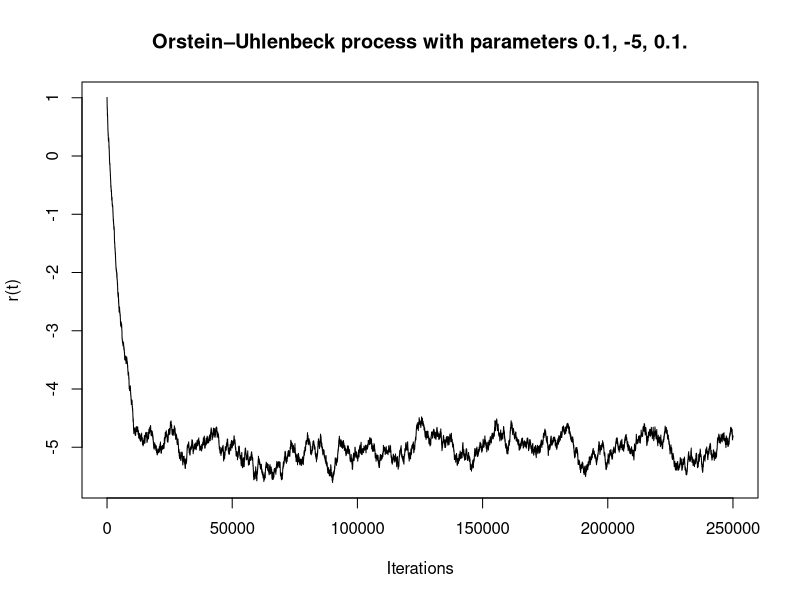
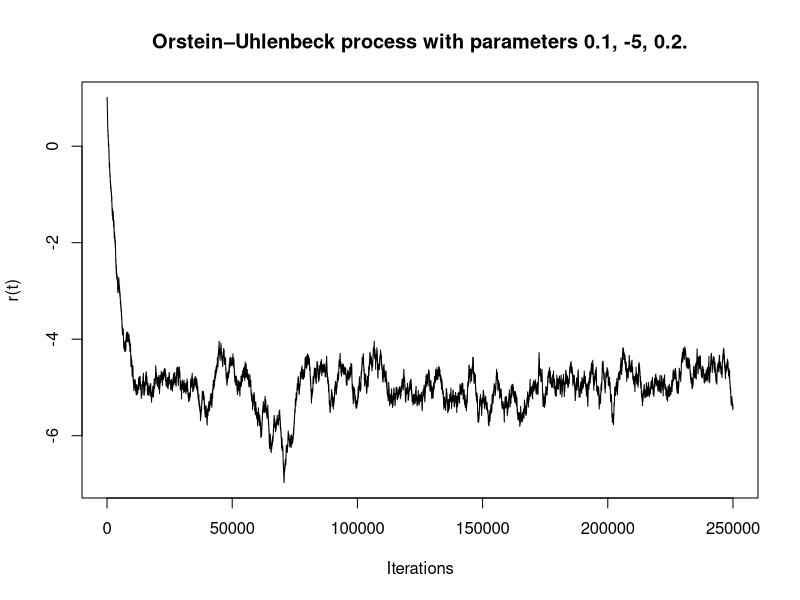
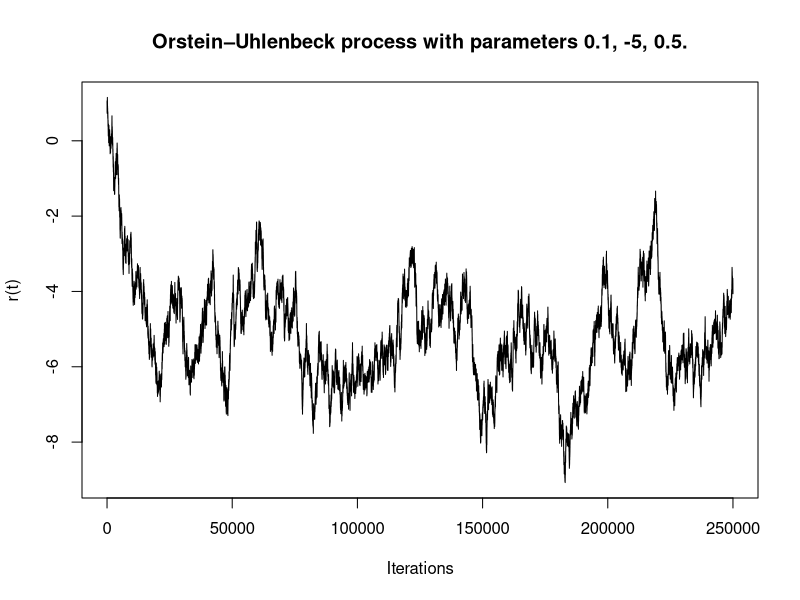
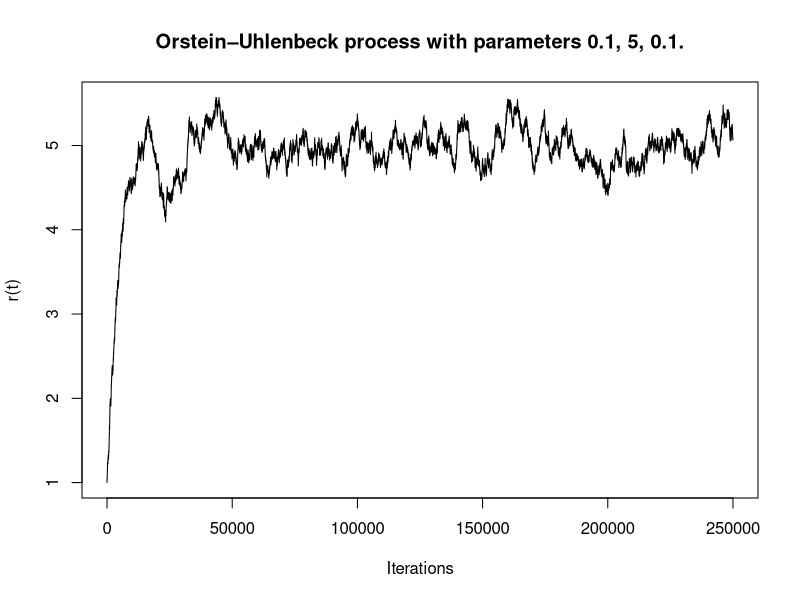
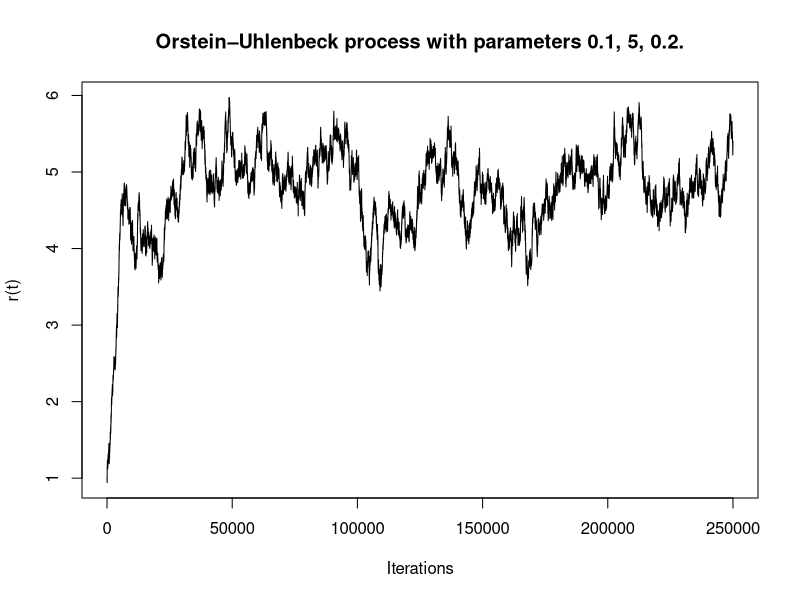
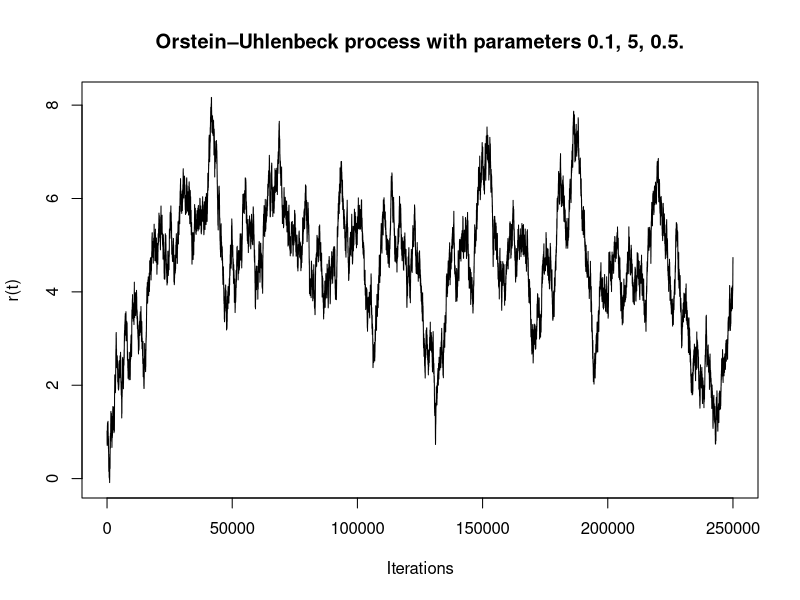
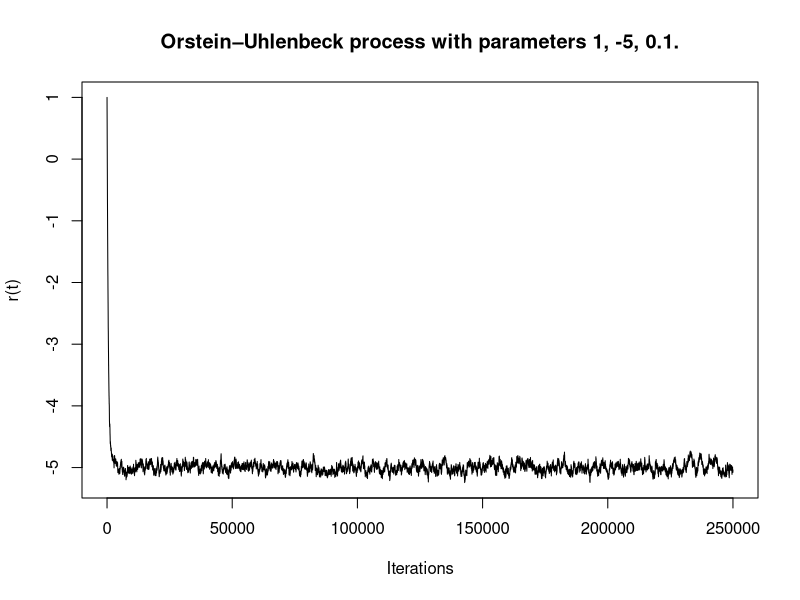
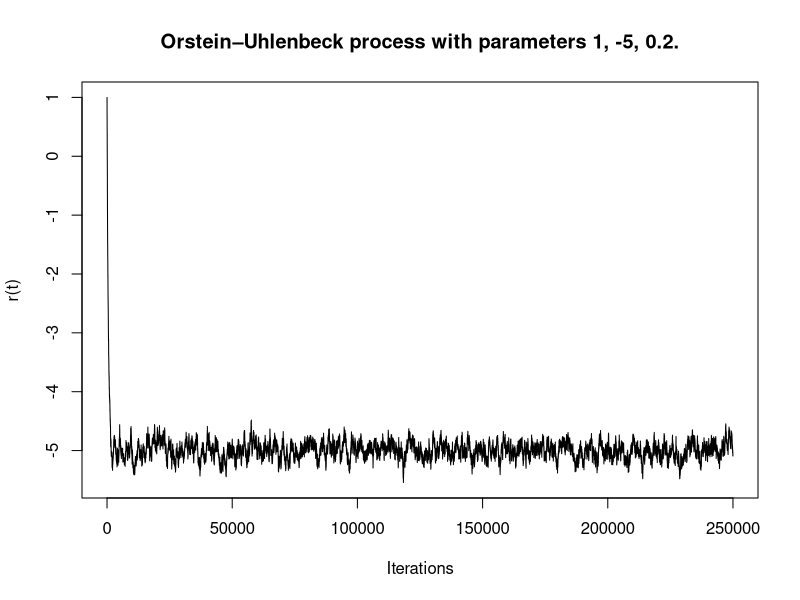

Reproduce these figures in R, in order.
## ---- chunk 1
knitr::opts_chunk$set(echo = TRUE)
## ---- chunk 2

param.alpha <- c(rep(0.1, 6), rep(1, 6), rep(5, 6))
param.b <- rep(c(-5, -5, -5, 5, 5, 5), 3)
param.sigma <- rep(c(0.1, 0.2, 0.5), 6)

param <- rbind(param.alpha,param.b, param.sigma)

OUproc <- function(alpha, b, sigma, r.ini, T.t, Delta){
  r <- c()
  t <- 1
  r[1] <- r.ini
 
  for (t in 1:(T.t/Delta)){
    z <- rnorm(1)
    r[t + 1] <- exp(-alpha * Delta) * r[t] + b*(1 -  exp(-alpha * Delta)) +
      (sigma / sqrt(2*alpha)) * sqrt(1 - exp(-2 * alpha * Delta)) * z 
    t <- t + 1
  }
  return(r)
}

i <- 1
for (i in 1:18){
  result <- OUproc (param[1, i], param[2, i], param[3, i], 1, 500, 1/500)
  plot(result, type = "l", xlab = "Iterations", ylab = "r(t)",
       main = paste0("Orstein–Uhlenbeck process with parameters ", param[1, i], ", ", param[2, i], ", ", param[3, i], "."))
}
## ---- chunk 3
param.alpha <- 0.1
param.b <- -5
param.sigma <- 0.1


EMapprox <- function(alpha, b, sigma, r.ini, T.t, dt){
  r <- c()
  t <- 1
  r[1] <- r.ini
 
  for (t in 1:(T.t)){
    dW <- rnorm(1,mean = 0, sd = sqrt(dt))
    r[t + 1] <- r[t] + alpha * (b - r[t]) * dt + sigma * dW
    t <- t + dt
  }
  return(r)
}

param.delta <- c(1, 0.5, 0.1, 0.01)

for (i in 1:length(param.delta)){
   result_2 <-  EMapprox(param.alpha, param.b, param.sigma, 1, 500, param.delta[i])
   plot(result_2, type = "l", xlab = "Time", ylab = "r(t)",
       main = paste0("Euler-Maruyama approximation with delta = " , param.delta[i] ))
}

## ---- chunk 4
plot_true2 <- function(alpha, sigma, b, delta = 1, initial = 1, ad = FALSE, para = 1){
  mean1 <- exp(-sigma * delta) * initial + b * (1-exp(-alpha * delta))
  sd1 <- sigma / sqrt(2 * alpha) * sqrt(1 - exp(-2 * alpha * delta))
  temp <- list(NULL, c(mean1 -5 * sd1, mean1 + 5 * sd1))
  curve(dnorm(x, mean = mean1, sd = sd1), col = 'red', 
        xlim = temp[[para]],
        main = 'Real density', ylab = 'Density', xlab = 'r(1)', add = ad)
}

plot_true2(0.1, 0.1, -5)
## ---- chunk 5
EMsample <- function(alpha, sigma, b, delta, initial = 1, sample_size = 1000){
  n <- length(alpha)
  r_current <- matrix(rep(initial, sample_size), sample_size, n)
  alpha1 <- matrix(rep(alpha, sample_size), sample_size, n, byrow = TRUE)
  for (i in 1:(1/delta)){
    mean1 <- r_current + alpha1 * (b - r_current) * delta
    sd1 <- sigma * delta
    temp <- rnorm(sample_size * n, mean = t(mean1), sd = sd1)
    r_current <- matrix(temp, sample_size, n, byrow = TRUE)
  }
  return(r_current) 
}

par(mfrow=c(3,2))
lines(plot_true2(0.1, 0.1, -5))
new_sample <- matrix(nrow = 1000, ncol = 4)
for (i in 1:length(param.delta)){
  new_sample[,i] <- EMsample(0.1, 0.1, -5, param.delta[i])
  hist(new_sample[,i], probability = TRUE, main = paste0("Histogram of EM sample with delta = ", param.delta[i]),
       xlab = "Values", ylab = "Frequency")
  lines(density(new_sample[,i]))
}
## ---- chunk 6

rnhpp <- function(intensity, intmax, tmax) {
    n <- rpois(1, intmax)
    tt <- runif(n, 0, tmax)
    u <- runif(n)
    accept <- u < intensity(tt) / intmax
    sort(tt[accept])
}

intfun <- function(x) sqrt(x)+exp(-x)*sin(2*pi*x)

interval <- c(0,5)
intmax <- optimize(intfun, interval,
         maximum = TRUE,
         tol = .Machine$double.eps^0.25)
intmax <- intmax$maximum

pp <- unlist(replicate(1000, rnhpp(intfun, intmax, 5)))
hist(pp, probability = TRUE, main = paste0("Histogram of Poisson process between 0 and 5"),
     xlab = "Time", ylab = "Value")
lines(density(pp), col = "Red")

## ---- chunk 7

fun2 <- function(x){
  return(intfun(x)/7.607737136139157)
}
curve(fun2, from = 0, to = 5, xlab = "Time", ylab = "Density")
lines(density(pp), col = "Red")

